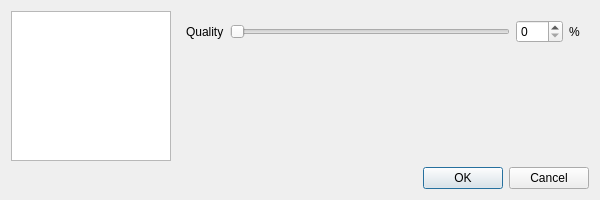
<?xml version="1.0" encoding="UTF-8"?>
<ui version="4.0">
 <class>PaintField_ExportDialog</class>
 <widget class="QDialog" name="PaintField_ExportDialog">
  <property name="geometry">
   <rect>
    <x>0</x>
    <y>0</y>
    <width>600</width>
    <height>200</height>
   </rect>
  </property>
  <property name="sizePolicy">
   <sizepolicy hsizetype="Preferred" vsizetype="Preferred">
    <horstretch>0</horstretch>
    <verstretch>0</verstretch>
   </sizepolicy>
  </property>
  <property name="windowTitle">
   <string>Export</string>
  </property>
  <property name="sizeGripEnabled">
   <bool>false</bool>
  </property>
  <property name="modal">
   <bool>true</bool>
  </property>
  <layout class="QVBoxLayout" name="verticalLayout">
   <property name="sizeConstraint">
    <enum>QLayout::SetDefaultConstraint</enum>
   </property>
   <item>
    <layout class="QHBoxLayout" name="horizontalLayout_2">
     <item>
      <widget class="QListWidget" name="listWidget">
       <property name="sizePolicy">
        <sizepolicy hsizetype="Expanding" vsizetype="Preferred">
         <horstretch>0</horstretch>
         <verstretch>0</verstretch>
        </sizepolicy>
       </property>
       <property name="maximumSize">
        <size>
         <width>160</width>
         <height>16777215</height>
        </size>
       </property>
      </widget>
     </item>
     <item>
      <widget class="QWidget" name="widget" native="true">
       <property name="sizePolicy">
        <sizepolicy hsizetype="Expanding" vsizetype="Preferred">
         <horstretch>0</horstretch>
         <verstretch>0</verstretch>
        </sizepolicy>
       </property>
       <layout class="QFormLayout" name="formLayout_2">
        <property name="fieldGrowthPolicy">
         <enum>QFormLayout::ExpandingFieldsGrow</enum>
        </property>
        <item row="2" column="0">
         <widget class="QLabel" name="qualityLabel">
          <property name="text">
           <string>Quality</string>
          </property>
         </widget>
        </item>
        <item row="2" column="1">
         <layout class="QHBoxLayout" name="horizontalLayout">
          <item>
           <widget class="QSlider" name="horizontalSlider">
            <property name="maximum">
             <number>100</number>
            </property>
            <property name="orientation">
             <enum>Qt::Horizontal</enum>
            </property>
           </widget>
          </item>
          <item>
           <widget class="QSpinBox" name="spinBox">
            <property name="maximum">
             <number>100</number>
            </property>
           </widget>
          </item>
          <item>
           <widget class="QLabel" name="percentLabel">
            <property name="text">
             <string>%</string>
            </property>
           </widget>
          </item>
         </layout>
        </item>
       </layout>
      </widget>
     </item>
    </layout>
   </item>
   <item>
    <widget class="QDialogButtonBox" name="buttonBox">
     <property name="orientation">
      <enum>Qt::Horizontal</enum>
     </property>
     <property name="standardButtons">
      <set>QDialogButtonBox::Cancel|QDialogButtonBox::Ok</set>
     </property>
    </widget>
   </item>
  </layout>
 </widget>
 <resources/>
 <connections>
  <connection>
   <sender>buttonBox</sender>
   <signal>accepted()</signal>
   <receiver>PaintField_ExportDialog</receiver>
   <slot>accept()</slot>
   <hints>
    <hint type="sourcelabel">
     <x>248</x>
     <y>254</y>
    </hint>
    <hint type="destinationlabel">
     <x>157</x>
     <y>274</y>
    </hint>
   </hints>
  </connection>
  <connection>
   <sender>buttonBox</sender>
   <signal>rejected()</signal>
   <receiver>PaintField_ExportDialog</receiver>
   <slot>reject()</slot>
   <hints>
    <hint type="sourcelabel">
     <x>316</x>
     <y>260</y>
    </hint>
    <hint type="destinationlabel">
     <x>286</x>
     <y>274</y>
    </hint>
   </hints>
  </connection>
  <connection>
   <sender>horizontalSlider</sender>
   <signal>valueChanged(int)</signal>
   <receiver>spinBox</receiver>
   <slot>setValue(int)</slot>
   <hints>
    <hint type="sourcelabel">
     <x>189</x>
     <y>55</y>
    </hint>
    <hint type="destinationlabel">
     <x>268</x>
     <y>56</y>
    </hint>
   </hints>
  </connection>
  <connection>
   <sender>spinBox</sender>
   <signal>valueChanged(int)</signal>
   <receiver>horizontalSlider</receiver>
   <slot>setValue(int)</slot>
   <hints>
    <hint type="sourcelabel">
     <x>268</x>
     <y>56</y>
    </hint>
    <hint type="destinationlabel">
     <x>189</x>
     <y>55</y>
    </hint>
   </hints>
  </connection>
 </connections>
</ui>
